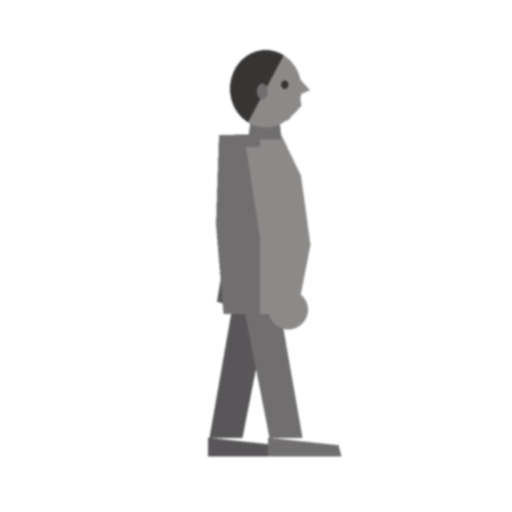
#> input picture references/guides/side_right_broad.png, 1024 x 1024 px (shown at 1/2 size)
$ python -i pixelate.py   (imports and definitions only)
#> lines starting #> are read from the running program, lines starting #| are printed output that depends on the picture; after the words box and inside, x2 and y2 are one past the last pixel; in counts of white or black regions, pixels touching at a corner belong together
#> further down, picture is the input picture: PIL image 1024x1024 RGB; mean R, G, B 238.9, 238.6, 238.6
"""High-resolution generation -> clean pixel-art sprite.

Steps (all deterministic, Pillow + numpy):
 1. background removal: flood fill from the image border over pixels close to the border colour
 2. crop to the character and choose the cell size so the character fits the target canvas
 3. palette: k colours chosen from the character pixels only (no dithering)
 4. grid collapse: each output pixel = most frequent palette colour in the centre of its source cell,
    alpha = majority of the cell (so every output pixel is exactly one game pixel: uniform pixel size)
 5. cleanup: drop tiny islands, optional 1 px dark outline
 6. place on a transparent canvas, feet on the bottom row, horizontally centred (pivot bottom-centre)
"""

from collections import deque

import numpy as np
from PIL import Image


def _border_color(rgb):
    border = np.concatenate([rgb[0], rgb[-1], rgb[:, 0], rgb[:, -1]])
    return np.median(border, axis=0)


def _flood(seed, allowed):
    filled = seed & allowed
    while True:
        grown = filled.copy()
        grown[1:] |= filled[:-1]
        grown[:-1] |= filled[1:]
        grown[:, 1:] |= filled[:, :-1]
        grown[:, :-1] |= filled[:, 1:]
        grown &= allowed
        if (grown == filled).all():
            return filled
        filled = grown


def _work_mask(img, tolerance, work_size, remove_shadow, hole_tolerance=14.0, hole_min_fraction=0.0004):
#> called with tolerance = 40, work_size = 512, remove_shadow = True, hole_tolerance = 14, hole_min_fraction = 0.0004
    small = img.convert("RGB").resize((work_size, work_size), Image.Resampling.BOX)
    rgb = np.asarray(small, dtype=np.float32)
    bg = _border_color(rgb)
#> in _border_color, `border = np.concatenate([rgb[0], rgb[-1], rgb[:, 0], rgb[:, -1]])`: border = 2048 rows, first 8: [255, 255, 255], [255, 255, 255], [255, 255, 255], [255, 255, 255], [255, 255, 255], [255, 255, 255], [255, 255, 255], [255, 255, 255]
#> bg = [255, 255, 255]
    similar = np.linalg.norm(rgb - bg, axis=2) < tolerance
#> similar: shape (512, 512) bool; 88% white; 1 black region, box (x1, y1, x2, y2) and area: (207, 49, 342, 458) 31536
    border = np.zeros_like(similar)
    border[0, :] = border[-1, :] = border[:, 0] = border[:, -1] = True
    filled = _flood(border, similar)
#> in _flood, `filled = seed & allowed`: filled: shape (512, 512) bool; 0.78% white in thin lines or dots
#> after the loop in _flood, `while True:`: grown: shape (512, 512) bool; 87.6% white; 1 black region, box (x1, y1, x2, y2) and area: (207, 49, 342, 458) 32410
    # Enclosed background (between the legs, inside an arm loop): not reachable from the border. Remove regions that
    # are almost exactly the background colour and at least ~1 sprite pixel big; highlights are rarely that flat.
    dist = np.linalg.norm(rgb - bg, axis=2)
    holes = (dist < hole_tolerance) & ~filled
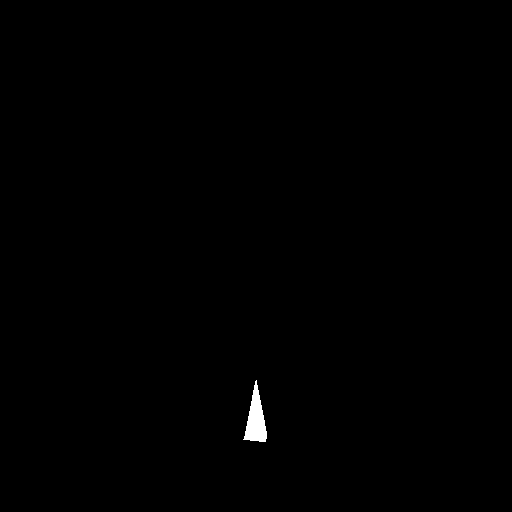
#> holes: shape (512, 512) bool; 0.3% white; 1 white region, box (x1, y1, x2, y2) and area: (243, 380, 267, 442) 787
    min_hole = max(4, int(hole_min_fraction * holes.size))
#> min_hole = 104
    for comp in _component_pixels(holes):
#> in _component_pixels, `h, w = mask.shape`: h = 512
        if len(comp) >= min_hole:
            ys, xs = zip(*comp)
            filled[list(ys), list(xs)] = True
#> this loop made 1 pass
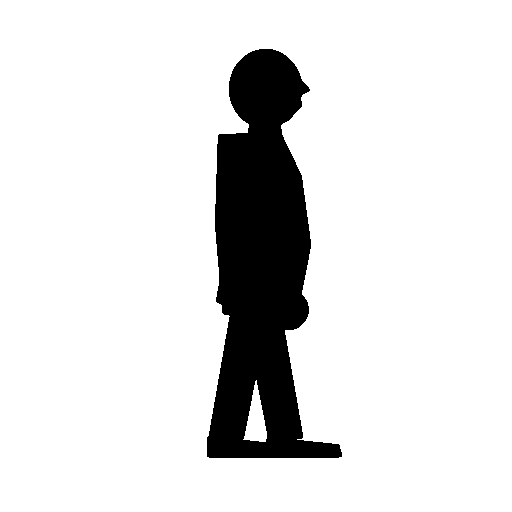
#> filled: shape (512, 512) bool; 87.9% white; 1 black region, box (x1, y1, x2, y2) and area: (207, 49, 342, 458) 31623
    # Halo: anti-aliased edge pixels blended with the background (lighter fringe). Grow the background two
    # steps into pixels that are still fairly close to the background colour.
    near = np.linalg.norm(rgb - bg, axis=2) < 2.2 * tolerance
#> near: shape (512, 512) bool; 88.3% white; 1 black region, box (x1, y1, x2, y2) and area: (207, 49, 341, 457) 30612
    for _ in range(2):
        grown = filled.copy()
        grown[1:] |= filled[:-1]
        grown[:-1] |= filled[1:]
        grown[:, 1:] |= filled[:, :-1]
        grown[:, :-1] |= filled[:, 1:]
        filled = filled | (grown & near)
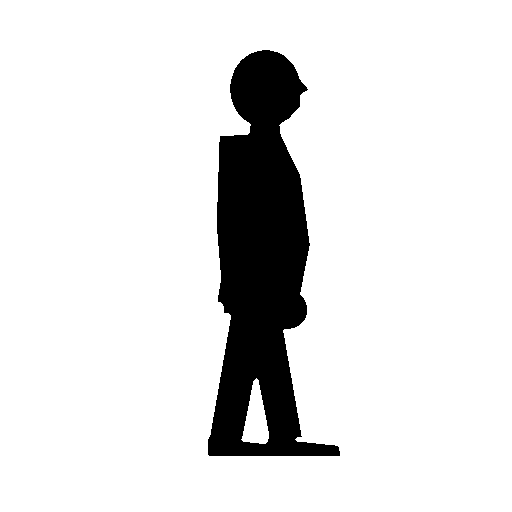
#> grown: shape (512, 512) bool; 88.8% white; 1 black region, box (x1, y1, x2, y2) and area: (208, 50, 340, 456) 29457
    if remove_shadow and (~filled).any():
        # Floor shadow: grey (low chroma), darker than the background but not outline-dark, near the feet,
        # and connected to the background. Coloured boots and dark outlines are kept.
        ys = np.nonzero(~filled)[0]
        y_top, y_bot = ys.min(), ys.max()
#> y_top = 49; y_bot = 456
        band = np.zeros_like(filled)
        band[int(y_top + 0.82 * (y_bot - y_top)):, :] = True
        lum = rgb.mean(axis=2)
        chroma = rgb.max(axis=2) - rgb.min(axis=2)
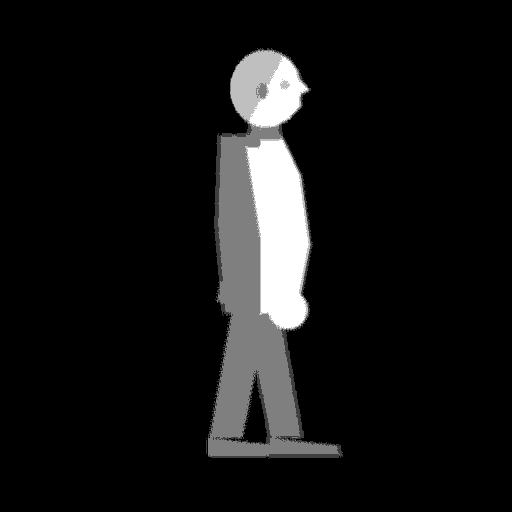
#> chroma: shape (512, 512) float32; min 0, max 4, mean 0.318; drawn with min black and max white
        bg_lum = float(bg.mean())
#> bg_lum = 255
        shadow = band & (chroma < 28) & (lum > 0.45 * bg_lum) & (lum < bg_lum + 12)
#> shadow: shape (512, 512) bool; 23.5% white; 2 white regions, box (x1, y1, x2, y2) and area: (0, 382, 512, 512) 60295, (214, 382, 271, 445) 1347
        filled = _flood(filled, filled | shadow)
#> after the loop in _flood, `while True:`:
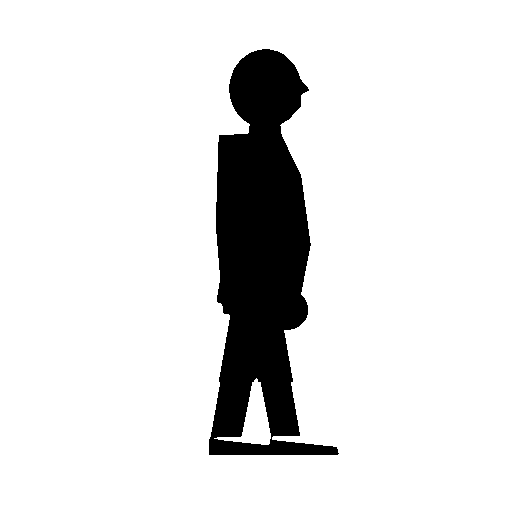
#> grown: shape (512, 512) bool; 88.8% white; 1 black region, box (x1, y1, x2, y2) and area: (209, 49, 339, 455) 29475
    return filled, bg


def background_mask(img, tolerance=40.0, work_size=512, remove_shadow=True):
    """True where the pixel is background. Flood fill from the border at work_size, upsampled."""
    filled, bg = _work_mask(img, tolerance, work_size, remove_shadow)
#> bg = [255, 255, 255]
    mask = Image.fromarray((filled * 255).astype(np.uint8)).resize(img.size, Image.Resampling.NEAREST)
#> mask: PIL image 1024x1024 L; 88.8% white; 1 black region, box (x1, y1, x2, y2) and area: (418, 98, 678, 910) 117900
    return np.asarray(mask) > 127, bg


def _component_pixels(mask):
    """Pixel lists of the 4-connected True components of a boolean array."""
    h, w = mask.shape
    seen = np.zeros_like(mask)
    comps = []
    for y, x in zip(*np.nonzero(mask)):
        if seen[y, x]:
            continue
        comp, q = [], deque([(y, x)])
        seen[y, x] = True
        while q:
            cy, cx = q.popleft()
            comp.append((cy, cx))
            for ny, nx in ((cy + 1, cx), (cy - 1, cx), (cy, cx + 1), (cy, cx - 1)):
                if 0 <= ny < h and 0 <= nx < w and mask[ny, nx] and not seen[ny, nx]:
                    seen[ny, nx] = True
                    q.append((ny, nx))
        comps.append(comp)
    return comps


# [47 lines left out: functions _components, mirror_symmetry, torso_width, not called in this run]


# A side-view request fails when the figure is BOTH mirror-symmetric and wide (front/back view). Either alone is not
# enough: thin straight side views can be symmetric (up to 0.94) and side views with a cape can be wide.
# Calibrated on 71 labelled images: rejects 18/18 front/back views, 1/53 side views.
SIDE_VIEW_MAX_SYMMETRY = 0.78
SIDE_VIEW_MAX_TORSO = 0.245


# [33 lines left out: function analyze, not called in this run]


def _palette(rgb, fg, colors):
    pixels = rgb[fg]
    if len(pixels) == 0:
        raise ValueError("no character pixels found (background removal removed everything)")
    strip = Image.fromarray(pixels.reshape(1, -1, 3).astype(np.uint8))
    q = strip.quantize(colors=colors, method=Image.Quantize.MEDIANCUT, kmeans=3, dither=Image.Dither.NONE)
    used = sorted(i for _, i in q.getcolors())
    flat = q.getpalette()
    real = np.array([flat[3 * i: 3 * i + 3] for i in used], dtype=np.uint8)
    # Pad the 256-entry palette with copies of a real colour, so no pixel can map to a padding black.
    full = np.concatenate([real, np.repeat(real[:1], 256 - len(real), axis=0)])
    pal_img = Image.new("P", (1, 1))
    pal_img.putpalette(full.flatten().tolist())
    return pal_img, full


def _islands(alpha, min_size):
    h, w = alpha.shape
    seen = np.zeros_like(alpha)
    out = alpha.copy()
    for y in range(h):
        for x in range(w):
            if alpha[y, x] and not seen[y, x]:
                comp, q = [], deque([(y, x)])
                seen[y, x] = True
                while q:
                    cy, cx = q.popleft()
                    comp.append((cy, cx))
                    for ny, nx in ((cy + 1, cx), (cy - 1, cx), (cy, cx + 1), (cy, cx - 1)):
                        if 0 <= ny < h and 0 <= nx < w and alpha[ny, nx] and not seen[ny, nx]:
                            seen[ny, nx] = True
                            q.append((ny, nx))
                if len(comp) < min_size:
                    for cy, cx in comp:
                        out[cy, cx] = False
    return out


# [50 lines left out: functions _outline, _main_figure, _body_top, not called in this run]


def pixelate(img, size=64, colors=24, tolerance=40.0, outline=False, margin_top=1, margin_side=1,
             char_height=None, min_island=3, center_fraction=0.6, remove_shadow=True,
             feet_margin=0, outline_color="darkest", layers=None):
    """Returns (sprite RGBA Image, info dict).

    size          canvas height (and minimum width).
    char_height   fixed character height in pixels, outline included (consistent scale between characters): the
                  scale follows the height only and the canvas grows wider when a weapon/cape needs it.
                  None = legacy "fit into a size x size square".
    colors        palette size; 0 = no palette reduction (each pixel = median colour of its cell).
    feet_margin   empty rows below the feet (the player sprite has 1).
    outline_color "darkest" | "black" | [r, g, b].
    layers        optional extra rasters at the source resolution, sampled on exactly the same grid as the sprite
                  (the sprite itself is not affected). {name: {"kind": "labels", "data": uint16 HxW}} gives the most
                  frequent label per cell; {name: {"kind": "image", "data": RGB HxWx3, "mask": bool HxW}} gives the
                  most frequent sprite-palette colour per cell where the mask covers the cell. Results are returned in
                  info["layers"][name] as canvas-sized arrays (uint16 labels, RGBA images).
    """
    img = img.convert("RGB")
    rgb = np.asarray(img, dtype=np.uint8)
    bg_mask, bg_color = background_mask(img, tolerance, remove_shadow=remove_shadow)
#> bg_color = [255, 255, 255]
    fg = ~bg_mask
    ys, xs = np.nonzero(fg)
    if len(ys) == 0:
        raise ValueError("no character found in the generated image")
    y0, y1, x0, x1 = ys.min(), ys.max() + 1, xs.min(), xs.max() + 1
#> y0 = 98; y1 = 910; x0 = 418; x1 = 678
    box_h, box_w = y1 - y0, x1 - x0
#> box_h = 812; box_w = 260

    reserve = 2 if outline else 0  # room for the outline ring
    body_top = y0
#> body_top = 98
    if char_height:
        # Consistent scale: measure the main body, not stray specks or thin protrusions (staff/bow/spear tips).
        fg = _main_figure(fg)
        ys, xs = np.nonzero(fg)
        y0, y1, x0, x1 = ys.min(), ys.max() + 1, xs.min(), xs.max() + 1
        box_h, box_w = y1 - y0, x1 - x0
        body_top = _body_top(fg, y0, y1)
        body_h = max(1, int(char_height) - reserve)
        cell = (y1 - body_top) / body_h
        out_h = max(body_h, int(round(box_h / cell)))  # taller than the body only for protrusions above the head
        out_w = max(1, int(round(box_w / cell)))
        # The head normally leaves size - feet_margin - char_height empty rows on top (player: 2); a protrusion
        # (helmet spike, raised staff) uses that headroom first and only then makes the canvas taller.
        canvas_h = max(size, out_h + reserve + feet_margin)
        canvas_w = max(size, out_w + reserve + 2 * margin_side)
        canvas_w += canvas_w % 2  # keep the centre pivot on a pixel boundary
        if body_h + reserve + feet_margin > size:
            raise ValueError(f"char_height {char_height} + feet_margin {feet_margin} does not fit a {size} px canvas")
    else:
        max_h = size - margin_top - reserve
        max_w = size - 2 * margin_side - reserve
        cell = max(box_h / max_h, box_w / max_w)
#> cell = 12.89
        out_h = max(1, min(max_h, int(round(box_h / cell))))
#> out_h = 63
        out_w = max(1, min(max_w, int(round(box_w / cell))))
#> out_w = 20
        canvas_h = canvas_w = size

    if colors:
        pal_img, palette_rgb = _palette(rgb, fg, colors)
#> in _palette, `used = sorted(i for _, i in q.getcolors())`: used = [0, 1, 2, 3, 4, 5, 6, 7, 8, 9, 10, 11, 12, 13, 14, 15, 16, 17, 18, 19, 20, 21, 22, 23]
#> in _palette, `flat = q.getpalette()`: flat = 72 values, max 206 at index 0, min 52 at index 70, mean 120
#> in _palette, `real = np.array([flat[3 * i: 3 * i + 3] for i in used], dtype=np.uint8)`: real = 24 rows, first 8: [206, 206, 205], [187, 186, 186], [171, 169, 169], [157, 155, 155], [146, 145, 144], [140, 138, 136], [139, 137, 135], [135, 133, 132]
#> in _palette, `full = np.concatenate([real, np.repeat(real[:1], 256 - len(real), axis..`: full = 256 rows, first 8: [206, 206, 205], [187, 186, 186], [171, 169, 169], [157, 155, 155], [146, 145, 144], [140, 138, 136], [139, 137, 135], [135, 133, 132]
#> palette_rgb has the same summary as full in _palette
        indexed = np.asarray(img.quantize(palette=pal_img, dither=Image.Dither.NONE))
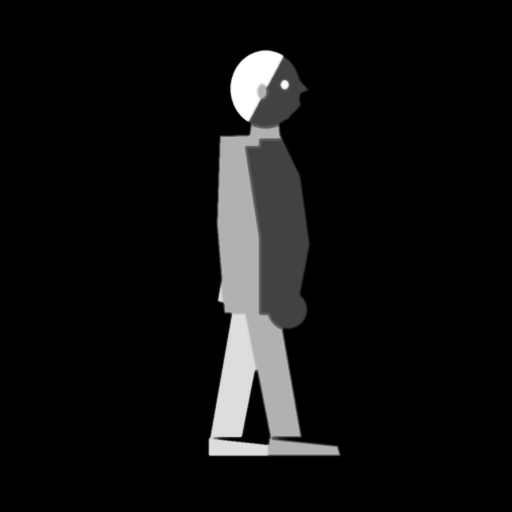
#> indexed: shape (1024, 1024) (shown at 1/2 size); min 0, max 23, mean 1.5; drawn with min black and max white
    else:
        palette_rgb = None

    sprite = np.zeros((out_h, out_w, 4), dtype=np.uint8)
    layers = layers or {}
    layer_out = {}
    for name, layer in layers.items():
        if layer["kind"] == "labels":
            layer_out[name] = np.zeros((out_h, out_w), dtype=np.uint16)
        else:
            layer_out[name] = np.zeros((out_h, out_w, 4), dtype=np.uint8)
            if colors:
                layer["_indexed"] = np.asarray(Image.fromarray(layer["data"]).quantize(palette=pal_img, dither=Image.Dither.NONE))
#> after the loop, layer_out = 0 items
    inset = (1.0 - center_fraction) / 2
    for oy in range(out_h):
        sy0 = y0 + oy * cell
        sy1 = y0 + (oy + 1) * cell
        for ox in range(out_w):
            sx0 = x0 + ox * cell
            sx1 = x0 + (ox + 1) * cell
            a0, a1 = int(sy0), max(int(sy0) + 1, int(np.ceil(sy1)))
            b0, b1 = int(sx0), max(int(sx0) + 1, int(np.ceil(sx1)))
            cell_fg = fg[a0:a1, b0:b1]
            if cell_fg.size == 0:
                continue
            c0 = int(sy0 + inset * cell)
            c1 = max(c0 + 1, int(np.ceil(sy1 - inset * cell)))
            d0 = int(sx0 + inset * cell)
            d1 = max(d0 + 1, int(np.ceil(sx1 - inset * cell)))
            if layers:
                _sample_layers(layers, layer_out, oy, ox, (a0, a1, b0, b1), (c0, c1, d0, d1), fg, colors, palette_rgb)
            if cell_fg.mean() < 0.5:
                continue
            centre_fg = fg[c0:c1, d0:d1]
            if colors:
                centre = indexed[c0:c1, d0:d1][centre_fg]
                if centre.size == 0:
                    centre = indexed[a0:a1, b0:b1][cell_fg]
                sprite[oy, ox, :3] = palette_rgb[np.bincount(centre).argmax()]
            else:
                centre = rgb[c0:c1, d0:d1][centre_fg]
                if centre.size == 0:
                    centre = rgb[a0:a1, b0:b1][cell_fg]
                sprite[oy, ox, :3] = np.median(centre, axis=0).astype(np.uint8)
            sprite[oy, ox, 3] = 255
#> this loop made 63 passes
#> (sy0, sy1) on passes 1 to 12: (98, 110.9), (110.9, 123.8), (123.8, 136.7), (136.7, 149.6), (149.6, 162.4), (162.4, 175.3), (175.3, 188.2), (188.2, 201.1), (201.1, 214), (214, 226.9), (226.9, 239.8), (239.8, 252.7)

    alpha = _islands(sprite[..., 3] > 0, min_island)
#> in _islands, `out = alpha.copy()`: out: shape (63, 20) bool; 56.8% white; 2 black regions, box (x1, y1, x2, y2) and area: (2, 0, 20, 62) 416, (0, 0, 7, 59) 128
    sprite[~alpha] = 0
    if palette_rgb is None:
        opaque = sprite[alpha][:, :3]
        palette_rgb = opaque if len(opaque) else np.zeros((1, 3), dtype=np.uint8)

    canvas = np.zeros((canvas_h, canvas_w, 4), dtype=np.uint8)
    off = reserve // 2
    top = canvas_h - feet_margin - (out_h + reserve) + off
#> top = 1
    left = (canvas_w - out_w - reserve) // 2 + off
#> left = 22
    canvas[top:top + out_h, left:left + out_w] = sprite
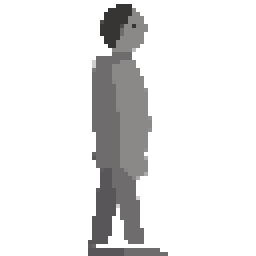
#> canvas: shape (64, 64, 4) (shown 4 times larger); mean R, G, B, A 19.9, 19.6, 19.5, 44.6; transparent parts drawn white
    if outline:
        canvas = _outline(canvas, palette_rgb, outline_color)
    placed_layers = {}
    for name, arr in layer_out.items():
        big = np.zeros((canvas_h, canvas_w) + arr.shape[2:], dtype=arr.dtype)
        if arr.ndim == 2:
            arr = np.where(alpha, arr, 0).astype(arr.dtype)        # labels only where the sprite has a pixel
        big[top:top + out_h, left:left + out_w] = arr
        if arr.ndim == 2:
            big = _fill_ring_labels(big, canvas[..., 3] > 0)
        placed_layers[name] = big
#> this loop made 0 passes
#> after the loop, placed_layers = 0 items

    used = canvas[canvas[..., 3] > 0][:, :3]
#> used = 716 rows, first 8: [55, 52, 52], [55, 52, 52], [55, 52, 52], [55, 52, 52], [55, 52, 52], [55, 52, 52], [55, 52, 52], [55, 52, 52]
    info = {
        "background_color": [int(v) for v in bg_color],
        "character_box_source": [int(x0), int(y0), int(x1), int(y1)],
        "cell_size_source_px": round(float(cell), 3),
        "character_size_px": [int(out_w + reserve), int(out_h + reserve)],
        "body_height_px": int(char_height) if char_height else None,
        "palette_size": int(len(np.unique(used, axis=0))) if len(used) else 0,
        "canvas": [int(canvas_w), int(canvas_h)],
        "feet_row": int(canvas_h - 1 - feet_margin),
        "pivot": "bottom-center",
        "outline": bool(outline),
        "outline_color": outline_color if outline else None,
    }
    if placed_layers:
        info["layers"] = placed_layers
    return Image.fromarray(canvas, "RGBA"), info


# [56 lines left out: functions _sample_layers, _fill_ring_labels, preview, not called in this run]

>>> from PIL import Image
>>> picture = Image.open('../references/guides/side_right_broad.png')
>>> result = pixelate(picture)
